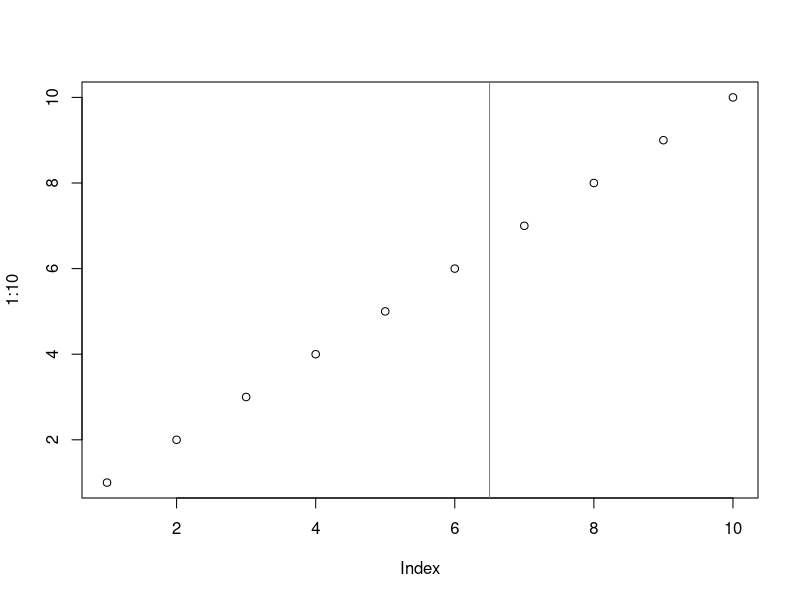
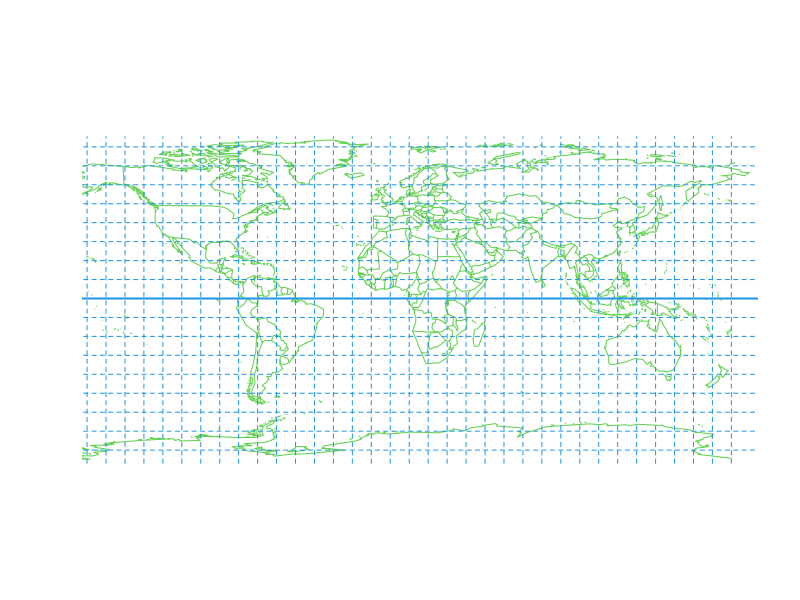

Recreate these plots in R, in order.
library(fields)


### Name: xline
### Title: Draw a vertical line
### Aliases: xline
### Keywords: aplot

### ** Examples


plot( 1:10)
xline( 6.5, col=2)
 
world( col=3) 
yline( seq( -80,80,10),col=4, lty=2)
xline( seq( -180,180,10),col=4,lty=2)
yline( 0, lwd=2, col=4)
